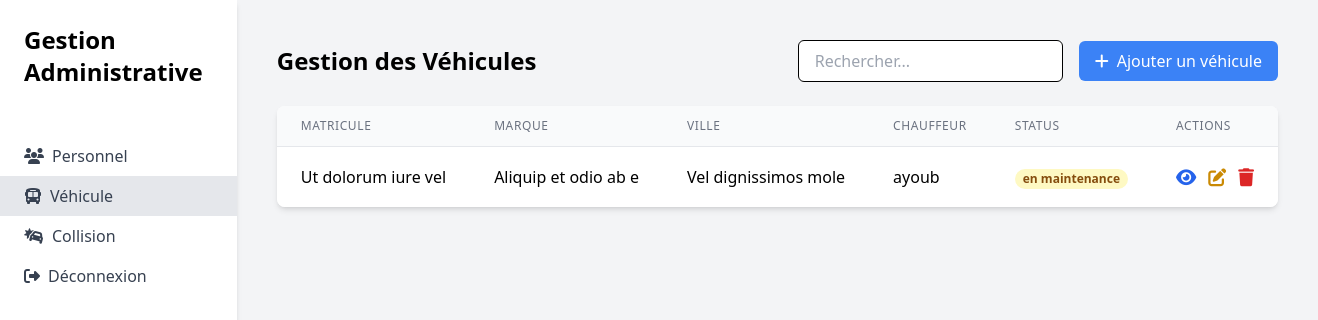
Page /views/fonctionnaire/gestion_cars.php (signed in) on the committed database.
### tables this page shows
CREATE TABLE `cars` (
  `matricule` varchar(50) NOT NULL,
  `marque` varchar(250) NOT NULL,
  `ville` varchar(100) NOT NULL,
  `chauffeurs_id` int DEFAULT NULL,
  `carte_grise` varchar(250) NOT NULL,
  `date_expiration_carte_grise` date NOT NULL,
  `visite_technique` varchar(250) NOT NULL,
  `date_expiration_visite` date NOT NULL,
  `assurance` varchar(250) NOT NULL,
  `date_expiration_assurance` date NOT NULL,
  `vignette` varchar(250) NOT NULL,
  `date_expiration_vignette` date NOT NULL,
  `feuille_circulation` varchar(250) NOT NULL,
  `date_expiration_circulation` date NOT NULL,
  `feuille_extincteur` varchar(250) NOT NULL,
  `date_expiration_extincteur` date NOT NULL,
  `feuille_tachygraphe` varchar(250) NOT NULL,
  `date_expiration_tachygraphe` date NOT NULL,
  `status` enum('en panne','en service','en maintenance') NOT NULL
);

CREATE TABLE `personnel` (
  `id` int NOT NULL,
  `nom_complet` varchar(255) NOT NULL,
  `carte_identite` varchar(250) NOT NULL,
  `date_expiration_carte` date NOT NULL,
  `role` enum('fonctionnaire','chauffeurs','chef de zone','chef de site','menage','securite') NOT NULL,
  `situation_familiale` enum('celibataire','marier') NOT NULL,
  `ville` varchar(250) NOT NULL,
  `adresse` varchar(255) DEFAULT NULL,
  `contrat` varchar(250) DEFAULT NULL,
  `date_embauche` date NOT NULL,
  `date_demission` date DEFAULT NULL,
  `permit_conduire` varchar(250) DEFAULT NULL,
  `date_expiration_permit` date DEFAULT NULL,
  `visite_medicale` varchar(250) DEFAULT NULL,
  `date_expiration_visite` date DEFAULT NULL,
  `photo` varchar(255) DEFAULT NULL
);

### models/fonctionnaire.php (called while the page is built, shortened)
<?php
require_once __DIR__ . '/../config/Database.php';
class Fonctionnaire {
    private $conn;
    public function __construct() {
        $database = new Database();
        $this->conn = $database->connect();
    }
    public function getAllCars() {
        try {
            $query = "SELECT c.*, p.nom_complet as chauffeur_nom
                     FROM cars c
                     LEFT JOIN personnel p ON c.chauffeurs_id = p.id
                     ORDER BY c.matricule";
            $stmt = $this->conn->prepare($query);
            $stmt->execute();
            return [
                'success' => true,
                'data' => $stmt->fetchAll(PDO::FETCH_ASSOC)
            ];
        } catch(PDOException $e) {
            return [
                'success' => false,
                'message' => 'Erreur: ' . $e->getMessage()
            ];
        }
    }
}

### config/Database.php (called while the page is built, shortened)
<?php
    class Database {
        private $host = 'localhost';
        private $dbname = 'iridan3t';
        private $username = 'root';
        private $password = '';
        public function connect() {
            try {
                $dsn = "mysql:host=$this->host;dbname=$this->dbname;charset=utf8mb4";
                $options = [
                    PDO::ATTR_ERRMODE => PDO::ERRMODE_EXCEPTION,
                    PDO::ATTR_DEFAULT_FETCH_MODE => PDO::FETCH_ASSOC,
                    PDO::ATTR_EMULATE_PREPARES => false,
                ];
                $this->conn = new PDO($dsn, $this->username, $this->password, $options);
                return $this->conn;
            } catch (PDOException $e) {
                error_log("Erreur de connexion à la base de données: " . $e->getMessage());
                throw new Exception("Impossible de se connecter à la base de données");
            }
        }
    }
?>

### views/fonctionnaire/gestion_cars.php (the view, shortened to what this page needs)
<?php
require_once '../../models/fonctionnaire.php';
require_once '../../config/Database.php';
$fonctionnaire = new Fonctionnaire();
$cars = $fonctionnaire->getAllCars();
?>
<!DOCTYPE html>
<html lang="fr">
<head>
    <script src="https://cdn.tailwindcss.com"></script>
    <link href="https://cdnjs.cloudflare.com/ajax/libs/font-awesome/6.4.0/css/all.min.css" rel="stylesheet"/>
</head>
<body class="bg-gray-100">
    <div class="flex">
        <div class="w-64 bg-white h-screen shadow-md">
            <div class="p-6">
                <h1 class="text-2xl font-bold">Gestion Administrative</h1>
            </div>
            <nav class="mt-6">
                <ul>
                    <li>
                        <a href="gestion_users.php" class="flex items-center px-6 py-2 text-gray-700 hover:bg-gray-200">
                        <i class="fas fa-users mr-2"></i>
                            Personnel
                        </a>
                    </li>
                    <li>
                        <a href="gestion_cars.php" class="flex items-center px-6 py-2 text-gray-700 bg-gray-200">
                            <i class="fas fa-bus mr-2"></i>
                            Véhicule
                        </a>
                    </li>
                    <li>
                        <a href="accidents.php" class="flex items-center px-6 py-2 text-gray-700 hover:bg-gray-200">
                            <i class="fas fa-car-crash mr-2"></i>
                            Collision
                        </a>
                    </li>
                    <li>
                        <a href="../auth/logout.php" class="flex items-center px-6 py-2 text-gray-700 hover:bg-red-200">
                            <i class="fas fa-sign-out-alt mr-2"></i>
                            Déconnexion
                        </a>
                    </li>
                </ul>
            </nav>
        </div>
        <div class="flex-1 p-10">
            <div class="flex justify-between items-center mb-6">
                <h2 class="text-2xl font-bold">Gestion des Véhicules</h2>
                <div class="flex items-center gap-4">
                    <input type="text" id="searchInput" placeholder="Rechercher..."
                           class="px-4 py-2 border rounded-md">
                    <button onclick="openModal()"
                            class="bg-blue-500 text-white px-4 py-2 rounded-md hover:bg-blue-600">
                        <i class="fas fa-plus mr-2"></i>Ajouter un véhicule
                    </button>
                </div>
            </div>
            <div class="bg-white rounded-lg shadow-md overflow-hidden">
                <div class="overflow-x-auto">
                    <table class="min-w-full divide-y divide-gray-200">
                        <thead class="bg-gray-50">
                            <tr>
                                <th class="px-6 py-3 text-left text-xs font-medium text-gray-500 uppercase tracking-wider">Matricule</th>
                                <th class="px-6 py-3 text-left text-xs font-medium text-gray-500 uppercase tracking-wider">Marque</th>
                                <th class="px-6 py-3 text-left text-xs font-medium text-gray-500 uppercase tracking-wider">Ville</th>
                                <th class="px-6 py-3 text-left text-xs font-medium text-gray-500 uppercase tracking-wider">Chauffeur</th>
                                <th class="px-6 py-3 text-left text-xs font-medium text-gray-500 uppercase tracking-wider">Status</th>
                                <th class="px-6 py-3 text-left text-xs font-medium text-gray-500 uppercase tracking-wider">Actions</th>
                            </tr>
                        </thead>
                        <tbody class="bg-white divide-y divide-gray-200">
                            <?php
                            if ($cars['success'] && !empty($cars['data'])) {
                                foreach ($cars['data'] as $car) {
                                    $statusClass = match($car['status']) {
                                        'en service' => 'bg-green-100 text-green-800',
                                        'en panne' => 'bg-red-100 text-red-800',
                                        'en maintenance' => 'bg-yellow-100 text-yellow-800',
                                        default => 'bg-gray-100 text-gray-800'
                                    };
                                    ?>
                                    <tr
                                        data-carte-grise-expiration="<?php echo htmlspecialchars($car['date_expiration_carte_grise'] ?? ''); ?>"
                                        data-visite-expiration="<?php echo htmlspecialchars($car['date_expiration_visite'] ?? ''); ?>"
                                        data-assurance-expiration="<?php echo htmlspecialchars($car['date_expiration_assurance'] ?? ''); ?>"
                                        data-vignette-expiration="<?php echo htmlspecialchars($car['date_expiration_vignette'] ?? ''); ?>"
                                        data-circulation-expiration="<?php echo htmlspecialchars($car['date_expiration_circulation'] ?? ''); ?>"
                                        data-extincteur-expiration="<?php echo htmlspecialchars($car['date_expiration_extincteur'] ?? ''); ?>"
                                        data-tachygraphe-expiration="<?php echo htmlspecialchars($car['date_expiration_tachygraphe'] ?? ''); ?>"
                                    >
                                        <td class="px-6 py-4 whitespace-nowrap"><?php echo htmlspecialchars($car['matricule']); ?></td>
                                        <td class="px-6 py-4 whitespace-nowrap"><?php echo htmlspecialchars($car['marque']); ?></td>
                                        <td class="px-6 py-4 whitespace-nowrap"><?php echo htmlspecialchars($car['ville']); ?></td>
                                        <td class="px-6 py-4 whitespace-nowrap"><?php echo htmlspecialchars($car['chauffeur_nom'] ?? 'Non assigné'); ?></td>
                                        <td class="px-6 py-4 whitespace-nowrap">
                                            <span class="px-2 inline-flex text-xs leading-5 font-semibold rounded-full <?php echo $statusClass; ?>">
                                                <?php echo htmlspecialchars($car['status']); ?>
                                            </span>
                                        </td>
                                        <td class="px-6 py-4 whitespace-nowrap text-sm font-medium">
                                            <div class="flex space-x-3">
                                                <a href="view_car.php?matricule=<?php echo urlencode($car['matricule']); ?>"
                                                   class="text-blue-600 hover:text-blue-900">
                                                    <i class="fa-solid fa-eye text-lg"></i>
                                                </a>
                                                <button onclick="openEditModal('<?php echo htmlspecialchars($car['matricule']); ?>')"
                                                        class="text-yellow-600 hover:text-yellow-900">
                                                    <i class="fa-solid fa-pen-to-square text-lg"></i>
                                                </button>
                                                <button onclick="deleteCar('<?php echo htmlspecialchars($car['matricule']); ?>')"
                                                        class="text-red-600 hover:text-red-900">
                                                    <i class="fa-solid fa-trash text-lg"></i>
                                                </button>
                                            </div>
                                        </td>
                                    </tr>
                                    <?php
                                }
                            }
                            ?>
                        </tbody>
                    </table>
                </div>
            </div>
        </div>
    </div>
</body>
</html>

### views/fonctionnaire/gestion_cars.php (style rules this page uses)
input, select { border: 1px solid black !important; }

### rows in the picture
cars: matricule "Ut dolorum iure vel", marque "Aliquip et odio ab e", ville "Vel dignissimos mole", chauffeurs.nom_complet "ayoub", status "en maintenance"
